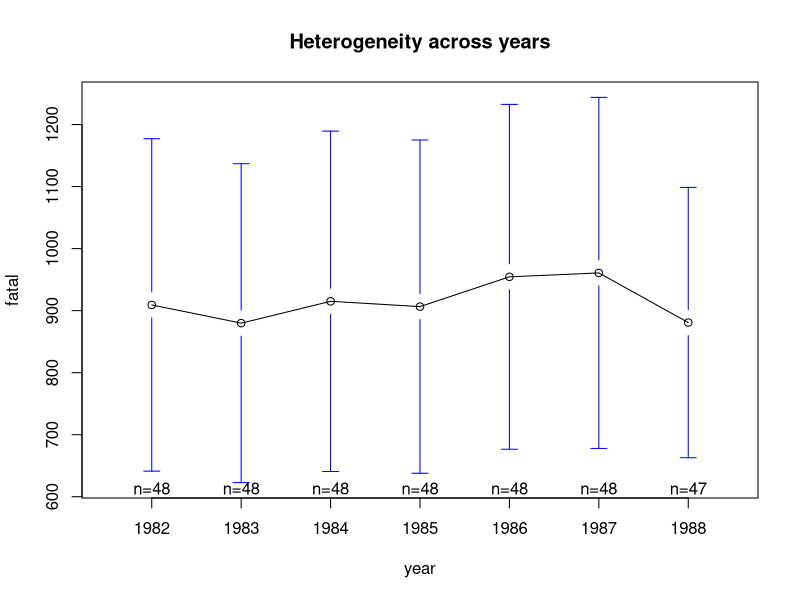
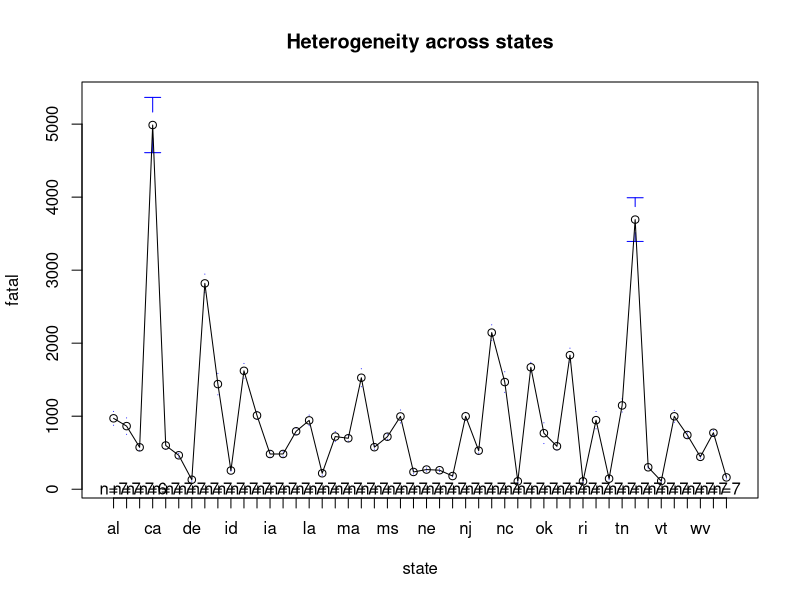
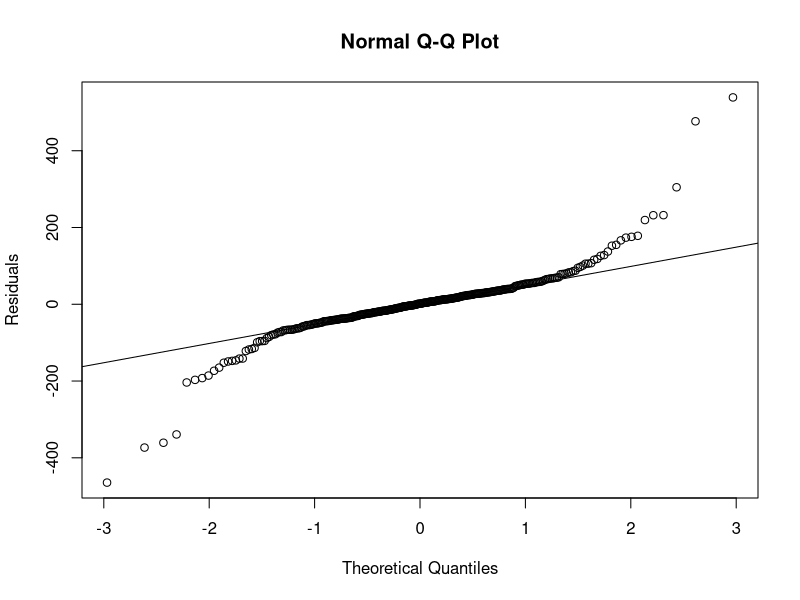
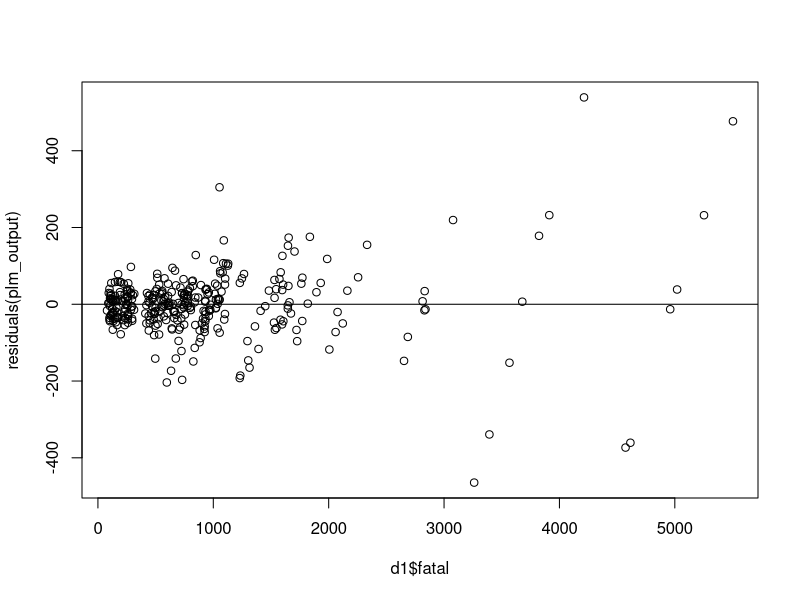

Reproduce these figures in R, in order.
## ---- chunk 1
options(tinytex.verbose = TRUE)
## ---- chunk 2
library(AER)
library(plm)
data(Fatalities)

dim(Fatalities) # Obtain the dimension
str(Fatalities) # Inspect the structure

summary(Fatalities[, c(1, 2,17)]) # Summarize the variables 'state' and 'year'

d <- Fatalities
d1 <- d[,-c(18:26)]
d1 = d1[,-c(19:21)]
d1 <- d1[-28,]
summary(d1[, c(1, 2,17,15)])
## ---- chunk 3
library(tidyverse)  # Modern data science library 
library(plm)       # Panel data analysis library
library(car)       # Companion to applied regression 
library(gplots)    # Various programing tools for plotting data
library(tseries)   # For timeseries analysis
library(lmtest) # For hetoroskedasticity analysis

## ---- chunk 4
plotmeans(fatal ~ year, data = d1,main = 'Heterogeneity across years')
## ---- chunk 5
plotmeans(fatal ~ state, data = d1,main = 'Heterogeneity across states')
## ---- chunk 6
plm_output <- plm(fatal ~ jail, data = d1,index = c("state", "year"), model = "within",effect = "twoways")
coeftest(plm_output, vcov = vcovHC, type = "HC1")
## ---- chunk 7
qqnorm(residuals(plm_output), ylab = 'Residuals')
qqline(residuals(plm_output))

## ---- chunk 8
plot(d1$fatal,residuals(plm_output))
abline(0, 0)
## ---- chunk 9

coeftest(plm_output, vcov = vcovHC, type = "HC1")[1, ]
